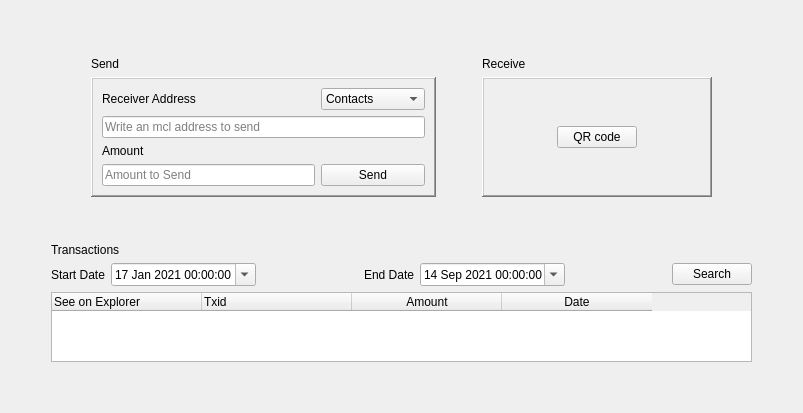
          <widget class="QWidget" name="coinsend_tab">
           <attribute name="title">
            <string>Coin Send-Receive</string>
           </attribute>
           <layout class="QGridLayout" name="gridLayout_30">
            <item row="5" column="1">
             <widget class="QTableWidget" name="transactions_tableWidget">
              <property name="minimumSize">
               <size>
                <width>0</width>
                <height>0</height>
               </size>
              </property>
              <property name="maximumSize">
               <size>
                <width>16777215</width>
                <height>400</height>
               </size>
              </property>
              <property name="sizeAdjustPolicy">
               <enum>QAbstractScrollArea::AdjustToContents</enum>
              </property>
              <property name="alternatingRowColors">
               <bool>true</bool>
              </property>
              <property name="verticalScrollMode">
               <enum>QAbstractItemView::ScrollPerPixel</enum>
              </property>
              <property name="horizontalScrollMode">
               <enum>QAbstractItemView::ScrollPerPixel</enum>
              </property>
              <property name="sortingEnabled">
               <bool>true</bool>
              </property>
              <attribute name="horizontalHeaderMinimumSectionSize">
               <number>60</number>
              </attribute>
              <attribute name="horizontalHeaderDefaultSectionSize">
               <number>150</number>
              </attribute>
              <attribute name="horizontalHeaderStretchLastSection">
               <bool>false</bool>
              </attribute>
              <column>
               <property name="text">
                <string>See on Explorer</string>
               </property>
               <property name="textAlignment">
                <set>AlignLeading|AlignTop</set>
               </property>
              </column>
              <column>
               <property name="text">
                <string>Txid</string>
               </property>
               <property name="textAlignment">
                <set>AlignLeading|AlignTop</set>
               </property>
              </column>
              <column>
               <property name="text">
                <string>Amount</string>
               </property>
              </column>
              <column>
               <property name="text">
                <string>Date</string>
               </property>
              </column>
             </widget>
            </item>
            <item row="2" column="1">
             <spacer name="verticalSpacer_12">
              <property name="orientation">
               <enum>Qt::Vertical</enum>
              </property>
              <property name="sizeHint" stdset="0">
               <size>
                <width>20</width>
                <height>40</height>
               </size>
              </property>
             </spacer>
            </item>
            <item row="4" column="1">
             <layout class="QHBoxLayout" name="transaction_search_Layout">
              <item>
               <widget class="QLabel" name="transaction_startdate_label">
                <property name="sizePolicy">
                 <sizepolicy hsizetype="Maximum" vsizetype="Preferred">
                  <horstretch>0</horstretch>
                  <verstretch>0</verstretch>
                 </sizepolicy>
                </property>
                <property name="text">
                 <string>Start Date</string>
                </property>
                <property name="alignment">
                 <set>Qt::AlignLeading|Qt::AlignLeft|Qt::AlignVCenter</set>
                </property>
               </widget>
              </item>
              <item>
               <widget class="QDateTimeEdit" name="transactions_startdate_dateTimeEdit">
                <property name="date">
                 <date>
                  <year>2021</year>
                  <month>1</month>
                  <day>17</day>
                 </date>
                </property>
                <property name="minimumDate">
                 <date>
                  <year>2020</year>
                  <month>1</month>
                  <day>17</day>
                 </date>
                </property>
                <property name="calendarPopup">
                 <bool>true</bool>
                </property>
               </widget>
              </item>
              <item>
               <spacer name="horizontalSpacer_68">
                <property name="orientation">
                 <enum>Qt::Horizontal</enum>
                </property>
                <property name="sizeHint" stdset="0">
                 <size>
                  <width>40</width>
                  <height>20</height>
                 </size>
                </property>
               </spacer>
              </item>
              <item>
               <widget class="QLabel" name="transaction_enddate_label">
                <property name="sizePolicy">
                 <sizepolicy hsizetype="Maximum" vsizetype="Preferred">
                  <horstretch>0</horstretch>
                  <verstretch>0</verstretch>
                 </sizepolicy>
                </property>
                <property name="text">
                 <string>End Date</string>
                </property>
                <property name="alignment">
                 <set>Qt::AlignLeading|Qt::AlignLeft|Qt::AlignVCenter</set>
                </property>
               </widget>
              </item>
              <item>
               <widget class="QDateTimeEdit" name="transactions_endtdate_dateTimeEdit">
                <property name="date">
                 <date>
                  <year>2021</year>
                  <month>9</month>
                  <day>14</day>
                 </date>
                </property>
                <property name="minimumDateTime">
                 <datetime>
                  <hour>0</hour>
                  <minute>0</minute>
                  <second>0</second>
                  <year>2020</year>
                  <month>1</month>
                  <day>16</day>
                 </datetime>
                </property>
                <property name="minimumDate">
                 <date>
                  <year>2020</year>
                  <month>1</month>
                  <day>16</day>
                 </date>
                </property>
                <property name="calendarPopup">
                 <bool>true</bool>
                </property>
               </widget>
              </item>
              <item>
               <spacer name="horizontalSpacer_67">
                <property name="orientation">
                 <enum>Qt::Horizontal</enum>
                </property>
                <property name="sizeHint" stdset="0">
                 <size>
                  <width>40</width>
                  <height>20</height>
                 </size>
                </property>
               </spacer>
              </item>
              <item>
               <widget class="QPushButton" name="transaction_search_button">
                <property name="text">
                 <string>Search</string>
                </property>
               </widget>
              </item>
             </layout>
            </item>
            <item row="3" column="1">
             <widget class="QLabel" name="transactions_label">
              <property name="text">
               <string>Transactions</string>
              </property>
             </widget>
            </item>
            <item row="1" column="1">
             <layout class="QGridLayout" name="send_receive_Layout">
              <item row="0" column="3">
               <widget class="QLabel" name="coinreceive_label">
                <property name="text">
                 <string>Receive</string>
                </property>
               </widget>
              </item>
              <item row="1" column="1">
               <widget class="QFrame" name="coinsend_frame">
                <property name="frameShape">
                 <enum>QFrame::WinPanel</enum>
                </property>
                <property name="frameShadow">
                 <enum>QFrame::Raised</enum>
                </property>
                <layout class="QGridLayout" name="gridLayout_32">
                 <item row="1" column="0" colspan="3">
                  <widget class="QLineEdit" name="receiver_address_lineEdit">
                   <property name="minimumSize">
                    <size>
                     <width>323</width>
                     <height>0</height>
                    </size>
                   </property>
                   <property name="maximumSize">
                    <size>
                     <width>323</width>
                     <height>16777215</height>
                    </size>
                   </property>
                   <property name="placeholderText">
                    <string>Write an mcl address to send </string>
                   </property>
                  </widget>
                 </item>
                 <item row="2" column="0" colspan="2">
                  <widget class="QLabel" name="sending_amount_label">
                   <property name="text">
                    <string>Amount </string>
                   </property>
                  </widget>
                 </item>
                 <item row="5" column="0" colspan="2">
                  <widget class="QLineEdit" name="sending_amount_lineEdit">
                   <property name="placeholderText">
                    <string>Amount to Send</string>
                   </property>
                  </widget>
                 </item>
                 <item row="5" column="2">
                  <widget class="QPushButton" name="coinsend_button">
                   <property name="text">
                    <string>Send</string>
                   </property>
                  </widget>
                 </item>
                 <item row="0" column="2">
                  <widget class="QComboBox" name="contacts_address_comboBox">
                   <property name="sizeAdjustPolicy">
                    <enum>QComboBox::AdjustToContentsOnFirstShow</enum>
                   </property>
                   <item>
                    <property name="text">
                     <string>Contacts</string>
                    </property>
                   </item>
                  </widget>
                 </item>
                 <item row="0" column="0" colspan="2">
                  <widget class="QLabel" name="receiver_address_label">
                   <property name="text">
                    <string>Receiver Address</string>
                   </property>
                  </widget>
                 </item>
                </layout>
               </widget>
              </item>
              <item row="0" column="1">
               <widget class="QLabel" name="coinsend_label">
                <property name="text">
                 <string>Send </string>
                </property>
               </widget>
              </item>
              <item row="1" column="3">
               <widget class="QFrame" name="coinreceive_lframe">
                <property name="minimumSize">
                 <size>
                  <width>230</width>
                  <height>0</height>
                 </size>
                </property>
                <property name="frameShape">
                 <enum>QFrame::WinPanel</enum>
                </property>
                <property name="frameShadow">
                 <enum>QFrame::Raised</enum>
                </property>
                <layout class="QGridLayout" name="gridLayout_31">
                 <item row="0" column="1">
                  <widget class="QPushButton" name="qrcode_button">
                   <property name="minimumSize">
                    <size>
                     <width>0</width>
                     <height>0</height>
                    </size>
                   </property>
                   <property name="maximumSize">
                    <size>
                     <width>16777215</width>
                     <height>16777215</height>
                    </size>
                   </property>
                   <property name="text">
                    <string>QR code</string>
                   </property>
                  </widget>
                 </item>
                 <item row="0" column="0">
                  <spacer name="horizontalSpacer_80">
                   <property name="orientation">
                    <enum>Qt::Horizontal</enum>
                   </property>
                   <property name="sizeHint" stdset="0">
                    <size>
                     <width>40</width>
                     <height>20</height>
                    </size>
                   </property>
                  </spacer>
                 </item>
                 <item row="0" column="2">
                  <spacer name="horizontalSpacer_81">
                   <property name="orientation">
                    <enum>Qt::Horizontal</enum>
                   </property>
                   <property name="sizeHint" stdset="0">
                    <size>
                     <width>40</width>
                     <height>20</height>
                    </size>
                   </property>
                  </spacer>
                 </item>
                </layout>
               </widget>
              </item>
              <item row="0" column="2" rowspan="2">
               <spacer name="horizontalSpacer_48">
                <property name="orientation">
                 <enum>Qt::Horizontal</enum>
                </property>
                <property name="sizeHint" stdset="0">
                 <size>
                  <width>40</width>
                  <height>20</height>
                 </size>
                </property>
               </spacer>
              </item>
              <item row="0" column="4" rowspan="2">
               <spacer name="horizontalSpacer_49">
                <property name="orientation">
                 <enum>Qt::Horizontal</enum>
                </property>
                <property name="sizeHint" stdset="0">
                 <size>
                  <width>40</width>
                  <height>20</height>
                 </size>
                </property>
               </spacer>
              </item>
              <item row="0" column="0" rowspan="2">
               <spacer name="horizontalSpacer_78">
                <property name="orientation">
                 <enum>Qt::Horizontal</enum>
                </property>
                <property name="sizeHint" stdset="0">
                 <size>
                  <width>40</width>
                  <height>20</height>
                 </size>
                </property>
               </spacer>
              </item>
             </layout>
            </item>
            <item row="0" column="1">
             <spacer name="verticalSpacer_20">
              <property name="orientation">
               <enum>Qt::Vertical</enum>
              </property>
              <property name="sizeHint" stdset="0">
               <size>
                <width>20</width>
                <height>40</height>
               </size>
              </property>
             </spacer>
            </item>
            <item row="6" column="1">
             <spacer name="verticalSpacer_11">
              <property name="orientation">
               <enum>Qt::Vertical</enum>
              </property>
              <property name="sizeHint" stdset="0">
               <size>
                <width>20</width>
                <height>40</height>
               </size>
              </property>
             </spacer>
            </item>
            <item row="0" column="2" rowspan="7">
             <spacer name="horizontalSpacer_51">
              <property name="orientation">
               <enum>Qt::Horizontal</enum>
              </property>
              <property name="sizeHint" stdset="0">
               <size>
                <width>40</width>
                <height>20</height>
               </size>
              </property>
             </spacer>
            </item>
            <item row="0" column="0" rowspan="7">
             <spacer name="horizontalSpacer_50">
              <property name="orientation">
               <enum>Qt::Horizontal</enum>
              </property>
              <property name="sizeHint" stdset="0">
               <size>
                <width>40</width>
                <height>20</height>
               </size>
              </property>
             </spacer>
            </item>
           </layout>
          </widget>
